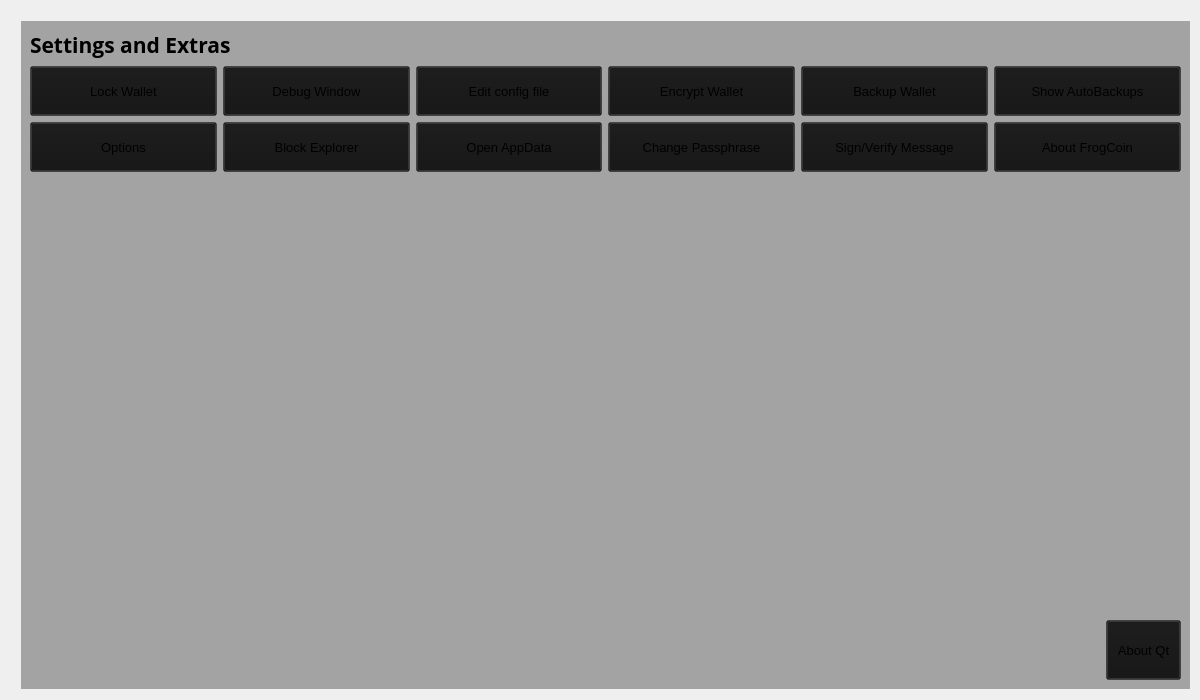
<?xml version="1.0" encoding="UTF-8"?>
<ui version="4.0">
 <class>SettingsPage</class>
 <widget class="QWidget" name="SettingsPage">
  <property name="windowModality">
   <enum>Qt::NonModal</enum>
  </property>
  <property name="enabled">
   <bool>true</bool>
  </property>
  <property name="geometry">
   <rect>
    <x>0</x>
    <y>0</y>
    <width>1200</width>
    <height>700</height>
   </rect>
  </property>
  <property name="sizePolicy">
   <sizepolicy hsizetype="Expanding" vsizetype="Expanding">
    <horstretch>0</horstretch>
    <verstretch>0</verstretch>
   </sizepolicy>
  </property>
  <property name="minimumSize">
   <size>
    <width>0</width>
    <height>0</height>
   </size>
  </property>
  <property name="acceptDrops">
   <bool>false</bool>
  </property>
  <property name="windowTitle">
   <string>Form</string>
  </property>
  <property name="styleSheet">
   <string notr="true"/>
  </property>
  <layout class="QGridLayout">
   <property name="sizeConstraint">
    <enum>QLayout::SetMaximumSize</enum>
   </property>
   <property name="leftMargin">
    <number>21</number>
   </property>
   <property name="topMargin">
    <number>21</number>
   </property>
   <property name="rightMargin">
    <number>10</number>
   </property>
   <item row="1" column="0">
    <widget class="QWidget" name="widget" native="true">
     <property name="sizePolicy">
      <sizepolicy hsizetype="Expanding" vsizetype="Expanding">
       <horstretch>0</horstretch>
       <verstretch>0</verstretch>
      </sizepolicy>
     </property>
     <property name="styleSheet">
      <string notr="true">background: transparent;
background-color: rgb(20, 20, 20, 0.35);
</string>
     </property>
     <layout class="QGridLayout" name="gridLayout01">
      <item row="2" column="0">
       <layout class="QHBoxLayout" name="horizontalLayout_3">
        <item>
         <widget class="QPushButton" name="options">
          <property name="minimumSize">
           <size>
            <width>0</width>
            <height>50</height>
           </size>
          </property>
          <property name="font">
           <font>
            <pointsize>10</pointsize>
           </font>
          </property>
          <property name="text">
           <string>Options</string>
          </property>
         </widget>
        </item>
        <item>
         <widget class="QPushButton" name="blockexplorer">
          <property name="minimumSize">
           <size>
            <width>0</width>
            <height>50</height>
           </size>
          </property>
          <property name="font">
           <font>
            <pointsize>10</pointsize>
           </font>
          </property>
          <property name="text">
           <string>Block Explorer</string>
          </property>
         </widget>
        </item>
        <item>
         <widget class="QPushButton" name="open_datafolder">
          <property name="minimumSize">
           <size>
            <width>0</width>
            <height>50</height>
           </size>
          </property>
          <property name="font">
           <font>
            <pointsize>10</pointsize>
           </font>
          </property>
          <property name="text">
           <string>Open AppData</string>
          </property>
         </widget>
        </item>
        <item>
         <widget class="QPushButton" name="changepassphrase">
          <property name="minimumSize">
           <size>
            <width>0</width>
            <height>50</height>
           </size>
          </property>
          <property name="font">
           <font>
            <pointsize>10</pointsize>
           </font>
          </property>
          <property name="text">
           <string>Change Passphrase</string>
          </property>
         </widget>
        </item>
        <item>
         <widget class="QPushButton" name="signmesage">
          <property name="minimumSize">
           <size>
            <width>0</width>
            <height>50</height>
           </size>
          </property>
          <property name="font">
           <font>
            <pointsize>10</pointsize>
           </font>
          </property>
          <property name="text">
           <string>Sign/Verify Message</string>
          </property>
         </widget>
        </item>
        <item>
         <widget class="QPushButton" name="aboutcoin">
          <property name="minimumSize">
           <size>
            <width>0</width>
            <height>50</height>
           </size>
          </property>
          <property name="font">
           <font>
            <pointsize>10</pointsize>
           </font>
          </property>
          <property name="text">
           <string>About FrogCoin</string>
          </property>
         </widget>
        </item>
       </layout>
      </item>
      <item row="6" column="0">
       <layout class="QHBoxLayout" name="horizontalLayout_5">
        <property name="bottomMargin">
         <number>0</number>
        </property>
        <item>
         <spacer name="horizontalSpacer">
          <property name="orientation">
           <enum>Qt::Horizontal</enum>
          </property>
          <property name="sizeHint" stdset="0">
           <size>
            <width>40</width>
            <height>20</height>
           </size>
          </property>
         </spacer>
        </item>
        <item>
         <widget class="QPushButton" name="aboutqt">
          <property name="minimumSize">
           <size>
            <width>60</width>
            <height>60</height>
           </size>
          </property>
          <property name="maximumSize">
           <size>
            <width>75</width>
            <height>16777215</height>
           </size>
          </property>
          <property name="font">
           <font>
            <pointsize>10</pointsize>
           </font>
          </property>
          <property name="text">
           <string>About Qt</string>
          </property>
         </widget>
        </item>
       </layout>
      </item>
      <item row="0" column="0">
       <layout class="QHBoxLayout" name="horizontalLayout_4">
        <property name="spacing">
         <number>7</number>
        </property>
        <item>
         <widget class="QLabel" name="label_5">
          <property name="font">
           <font>
            <family>Open Sans,sans-serif</family>
            <pointsize>16</pointsize>
            <weight>75</weight>
            <bold>true</bold>
           </font>
          </property>
          <property name="styleSheet">
           <string notr="true">background: transparent;</string>
          </property>
          <property name="text">
           <string>Settings and Extras</string>
          </property>
         </widget>
        </item>
        <item>
         <spacer name="horizontalSpacer_2">
          <property name="orientation">
           <enum>Qt::Horizontal</enum>
          </property>
          <property name="sizeHint" stdset="0">
           <size>
            <width>40</width>
            <height>20</height>
           </size>
          </property>
         </spacer>
        </item>
       </layout>
      </item>
      <item row="1" column="0">
       <layout class="QHBoxLayout" name="horizontalLayout_2">
        <item>
         <widget class="QPushButton" name="lockwallet">
          <property name="minimumSize">
           <size>
            <width>0</width>
            <height>50</height>
           </size>
          </property>
          <property name="font">
           <font>
            <pointsize>10</pointsize>
           </font>
          </property>
          <property name="text">
           <string>Lock Wallet</string>
          </property>
         </widget>
        </item>
        <item>
         <widget class="QPushButton" name="debugwindow">
          <property name="minimumSize">
           <size>
            <width>0</width>
            <height>50</height>
           </size>
          </property>
          <property name="font">
           <font>
            <pointsize>10</pointsize>
           </font>
          </property>
          <property name="text">
           <string>Debug Window</string>
          </property>
         </widget>
        </item>
        <item>
         <widget class="QPushButton" name="editconf">
          <property name="minimumSize">
           <size>
            <width>0</width>
            <height>50</height>
           </size>
          </property>
          <property name="font">
           <font>
            <pointsize>10</pointsize>
           </font>
          </property>
          <property name="text">
           <string>Edit config file</string>
          </property>
         </widget>
        </item>
        <item>
         <widget class="QPushButton" name="encryptwallet">
          <property name="minimumSize">
           <size>
            <width>0</width>
            <height>50</height>
           </size>
          </property>
          <property name="font">
           <font>
            <pointsize>10</pointsize>
           </font>
          </property>
          <property name="text">
           <string>Encrypt Wallet</string>
          </property>
         </widget>
        </item>
        <item>
         <widget class="QPushButton" name="backupwallet">
          <property name="minimumSize">
           <size>
            <width>0</width>
            <height>50</height>
           </size>
          </property>
          <property name="font">
           <font>
            <pointsize>10</pointsize>
           </font>
          </property>
          <property name="text">
           <string>Backup Wallet</string>
          </property>
         </widget>
        </item>
        <item>
         <widget class="QPushButton" name="show_autobackups">
          <property name="minimumSize">
           <size>
            <width>0</width>
            <height>50</height>
           </size>
          </property>
          <property name="font">
           <font>
            <pointsize>10</pointsize>
           </font>
          </property>
          <property name="text">
           <string>Show AutoBackups</string>
          </property>
         </widget>
        </item>
       </layout>
      </item>
      <item row="3" column="0">
       <spacer name="verticalSpacer">
        <property name="orientation">
         <enum>Qt::Vertical</enum>
        </property>
        <property name="sizeHint" stdset="0">
         <size>
          <width>20</width>
          <height>40</height>
         </size>
        </property>
       </spacer>
      </item>
     </layout>
    </widget>
   </item>
  </layout>
 </widget>
 <resources/>
 <connections/>
</ui>
